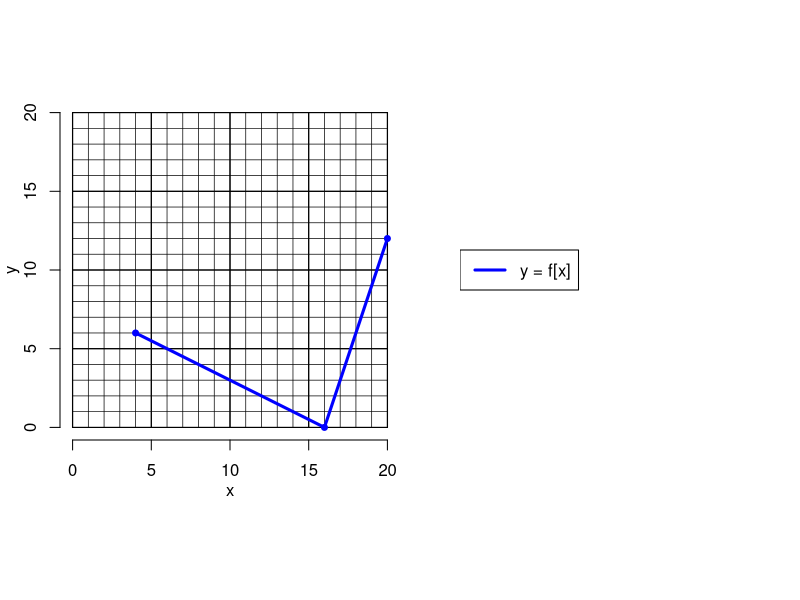
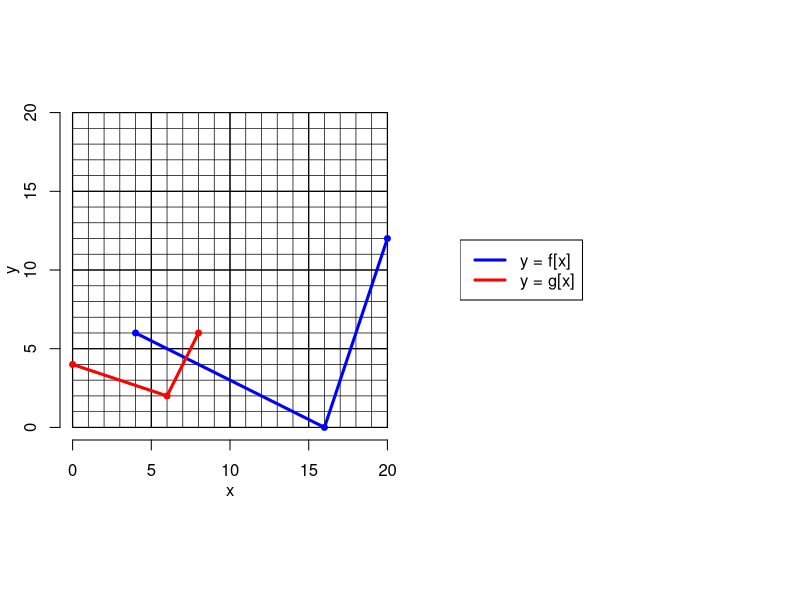

Here is the R script that generated these plots, in order:
## ---- chunk 1
exp_types = sample(1:8,2)
et1 = exp_types[1]
et2 = exp_types[2]
exp_frames = c("M\\cdot\\left(x+A\\right)",
               "M\\cdot x+A",
               "M\\cdot\\left(x-A\\right)",
               "M\\cdot x-A",
               "\\frac{x+A}{M}",
               "\\frac{x}{M}+A",
               "\\frac{x-A}{M}",
               "\\frac{x}{M}-A")

funcs = list(function(x,A,M){M*(x+A)},
             function(x,A,M){M*x+A},
             function(x,A,M){M*(x-A)},
             function(x,A,M){M*x-A},
             function(x,A,M){(x+A)/M},
             function(x,A,M){x/M+A},
             function(x,A,M){(x-A)/M},
             function(x,A,M){x/M-A}
             )
while(T){
    mults = sample(c(2:3),2)
    Mx = mults[1]
    My = mults[2]
    xspace1 = sample(1:3,1)
    yspace1 = sample(1:3,1)
    xspace2 = xspace1*mults[1]
    yspace2 = yspace1*mults[2]
    xbig = sort(sample(0:floor(20/xspace2),3))*xspace2
    ybig = sample(0:floor(20/yspace2),3)*yspace2
    shifts = sample(1:6,2)
    Ax = shifts[1]
    Ay = shifts[2]
    if(et1<5){
        xsmall = funcs[[9-et1]](xbig,Ax,Mx)
        x1 = xbig
        x2 = xsmall
    } else {
        xsmall = funcs[[et1]](xbig,Ax,Mx)
        x1 = xsmall
        x2 = xbig
    }
    if(et2<5){
        ysmall = funcs[[9-et2]](ybig,Ay,My)
        y1 = ysmall
        y2 = ybig
    } else {
        ysmall = funcs[[et2]](ybig,Ay,My)
        y1 = ybig
        y2 = ysmall
    }
    alldem = c(x1,x2,y1,y2)
    m11 = (y1[2]-y1[1])/(x1[2]-x1[1])
    m12 = (y1[3]-y1[2])/(x1[3]-x1[2])
    if(min(alldem)>=0 && max(alldem)<=20 && sum(alldem%%1==0)==12 && m11 != m12){break}
}


exp1 = exp_frames[et2]
exp1 = gsub("x","f{\\left[X\\right]}",exp1,fixed=T)
exp1 = gsub("A",Ay,exp1,fixed=T)
exp1 = gsub("M",My,exp1,fixed=T)
exp1 = gsub("X",exp_frames[et1],exp1,fixed=T)
exp1 = gsub("A",Ax,exp1,fixed=T)
exp1 = gsub("M",Mx,exp1,fixed=T)


answers = c(x2,y2)

ach = sort(answers)
while(length(ach)<10){
    ach=unique(sort(c(ach,sample(0:20,1))))
}

al = paste0("* ",ach,collapse="\n")

answers = c(x2,y2)
sols = character()
for(i in 1:6){
    sols = c(sols,paste0(1*(ach==answers[i]),collapse=""))
}
solstr = paste0(sols,collapse="|")


## ---- chunk 2
par(mar=c(3,3,0,0),oma=c(0,0,0,0),pty="s",mfrow=c(1,2))
plot(0,0,"n",xlim=c(0,20),ylim=c(0,20),axes=F,ann=F)
for(i in 1:20){
    lines(c(i,i),c(0,20),lwd=0.7)
    lines(c(0,20),c(i,i),lwd=0.7)
}
for(i in seq(0,20,5)){
    lines(c(i,i),c(0,20),lwd=1.2)
    lines(c(0,20),c(i,i),lwd=1.2)
}
axis(1,line=0)
axis(2,line=0)
mtext("x",1,line=2)
mtext("y",2,line=2)
lines(x1,y1,col="blue",lwd=3)
points(x1,y1,col="blue",pch=19,cex=0.8)

# if(params$showsol==T){
#     lines(x2,y2,col="red",lwd=3)
#     points(x2,y2,col="red",pch=19,cex=0.8)
# }

plot(0,0,"n",axes=F,ann=F)
legend("left","y = f[x]",col="blue",lwd=3)

## ---- chunk 3
library(kableExtra)
x = paste0(x2)
gx = paste0(y2)
df = data.frame(x,gx)
colnames(df)=c("$x$","$g[x]$")
kable(df)
## ---- chunk 4
exp2 = exp_frames[et1]
exp2 = gsub("A",Ax,exp2,fixed=T)
exp2 = gsub("M",Mx,exp2,fixed=T)

## ---- chunk 5
exp3 = gsub("x",x2[1],exp1,fixed=T)
exp4 = exp_frames[et2]
exp4 = gsub("x","f{\\left[X\\right]}",exp4,fixed=T)
exp4 = gsub("X",x1[1],exp4,fixed=T)
exp4 = gsub("A",Ax,exp4,fixed=T)
exp4 = gsub("M",Mx,exp4,fixed=T)
exp5 = exp_frames[et2]
exp5 = gsub("x",y1[1],exp5,fixed=T)
exp5 = gsub("A",Ax,exp5,fixed=T)
exp5 = gsub("M",Mx,exp5,fixed=T)
## ---- chunk 6
exp3 = gsub("x",x2[2],exp1,fixed=T)
exp4 = exp_frames[et2]
exp4 = gsub("x","f{\\left[X\\right]}",exp4,fixed=T)
exp4 = gsub("X",x1[2],exp4,fixed=T)
exp4 = gsub("A",Ax,exp4,fixed=T)
exp4 = gsub("M",Mx,exp4,fixed=T)
exp5 = exp_frames[et2]
exp5 = gsub("x",y1[2],exp5,fixed=T)
exp5 = gsub("A",Ax,exp5,fixed=T)
exp5 = gsub("M",Mx,exp5,fixed=T)
## ---- chunk 7
exp3 = gsub("x",x2[3],exp1,fixed=T)
exp4 = exp_frames[et2]
exp4 = gsub("x","f{\\left[X\\right]}",exp4,fixed=T)
exp4 = gsub("X",x1[3],exp4,fixed=T)
exp4 = gsub("A",Ax,exp4,fixed=T)
exp4 = gsub("M",Mx,exp4,fixed=T)
exp5 = exp_frames[et2]
exp5 = gsub("x",y1[3],exp5,fixed=T)
exp5 = gsub("A",Ax,exp5,fixed=T)
exp5 = gsub("M",Mx,exp5,fixed=T)
## ---- chunk 8
par(mar=c(3,3,0,0),oma=c(0,0,0,0),pty="s",mfrow=c(1,2))
plot(0,0,"n",xlim=c(0,20),ylim=c(0,20),axes=F,ann=F)
for(i in 1:20){
    lines(c(i,i),c(0,20),lwd=0.7)
    lines(c(0,20),c(i,i),lwd=0.7)
}
for(i in seq(0,20,5)){
    lines(c(i,i),c(0,20),lwd=1.2)
    lines(c(0,20),c(i,i),lwd=1.2)
}
axis(1,line=0)
axis(2,line=0)
mtext("x",1,line=2)
mtext("y",2,line=2)
lines(x1,y1,col="blue",lwd=3)
points(x1,y1,col="blue",pch=19,cex=0.8)

lines(x2,y2,col="red",lwd=3)
points(x2,y2,col="red",pch=19,cex=0.8)

plot(0,0,"n",axes=F,ann=F)
legend("left",c("y = f[x]","y = g[x]"),col=c("blue","red"),lwd=c(3,3))
## ---- chunk 9
inveq = exp_frames[9-et1]
inveq = gsub("A",Ax,inveq,fixed=T)
inveq = gsub("M",Mx,inveq,fixed=T)
inveq = gsub("x","x_{\\text{old}}",inveq,fixed=T)

yeq = exp_frames[et2]
yeq = gsub("A",Ay,yeq,fixed=T)
yeq = gsub("M",My,yeq,fixed=T)
yeq = gsub("x","y_{\\text{old}}",yeq,fixed=T)

argex = exp_frames[et1]
argex = gsub("A",Ax,argex,fixed=T)
argex = gsub("M",Mx,argex,fixed=T)

outex = exp_frames[et2]
outex = gsub("A",Ay,outex,fixed=T)
outex = gsub("M",My,outex,fixed=T)
outex = gsub("x","f[\\text{arg}]",outex,fixed=T)
